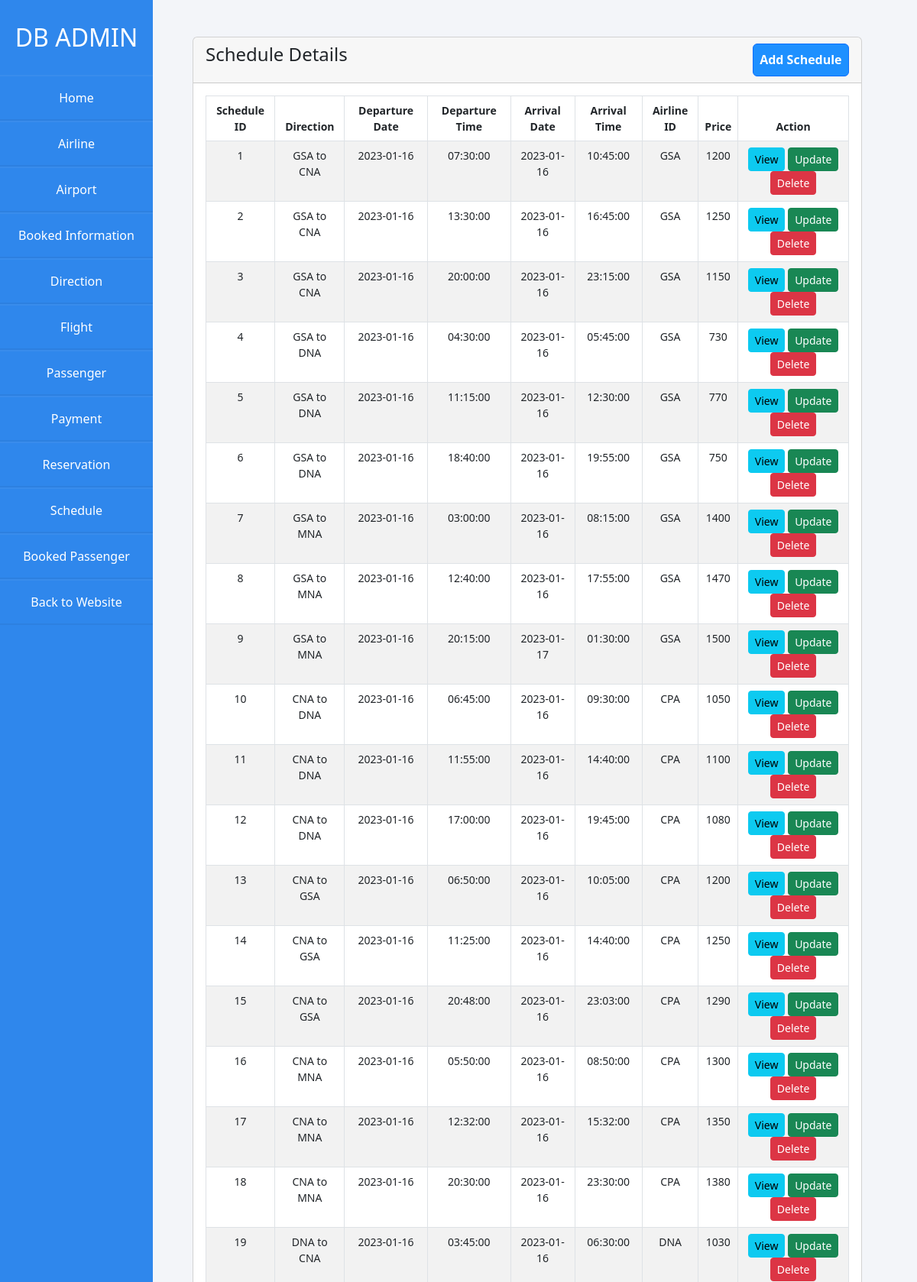
The app's page /Airlines/admin/schedule.php (upper part) with its own data.
### tables this page shows
CREATE TABLE `schedule` (
  `schedule_id` int(10) NOT NULL,
  `direction_id` int(7) NOT NULL,
  `departure_date` date NOT NULL,
  `departure_time` time NOT NULL,
  `arrival_date` date NOT NULL,
  `arrival_time` time NOT NULL,
  `airline_id` char(3) NOT NULL,
  `price` int(11) NOT NULL
);

CREATE TABLE `direction` (
  `direction_id` int(10) NOT NULL,
  `origin_airport_code` char(3) NOT NULL,
  `destination_airport_code` char(3) NOT NULL,
  `location` varchar(255) NOT NULL
);

### Airlines/admin/schedule.php (the view, shortened to what this page needs)
<?php
  require 'dbcon.php';
?>
<!doctype html>
<html lang="en">
  <head>
    <link href="https://cdn.jsdelivr.net/npm/bootstrap@5.2.0-beta1/dist/css/bootstrap.min.css" rel="stylesheet">
    <link rel="stylesheet" href="css/styles.css">
  </head>
  <body>
    <div class="wrapper">
      <div class="sidebar">
        <h2>DB Admin</h2>
        <li><a href="admin.php">Home</a></li>
        <li><a href="airline.php">Airline</a></li>
        <li><a href="airport.php">Airport</a></li>
        <li><a href="booked-information.php">Booked Information</a></li>
        <li><a href="direction.php">Direction</a></li>
        <li><a href="flight.php">Flight</a></li>
        <li><a href="passenger.php">Passenger</a></li>
        <li><a href="payment.php">Payment</a></li>
        <li><a href="reservation.php">Reservation</a></li>
        <li><a href="schedule.php">Schedule</a></li>
        <li><a href="booked-passenger.php">Booked Passenger</a></li>
        <li><a href="../home.php"> Back to Website</a></li>
      </div>
    </div>
    <div class="container mt-5">
      <div class="row">
        <div class="col-md-12">
          <div class="card">
            <div class="card-header">
              <h4>Schedule Details
                <a href="schedule-create.php" class="btn btn-primary float-end">Add Schedule</a>
              </h4>
            </div>
            <div class="card-body">
              <table class="table table-bordered table-striped">
                  <thead>
                      <tr>
                        <th>Schedule ID</th>
                        <th>Direction</th>
                        <th>Departure Date</th>
                        <th>Departure Time</th>
                        <th>Arrival Date</th>
                        <th>Arrival Time</th>
                        <th>Airline ID</th>
                        <th>Price</th>
                        <th>Action</th>
                      </tr>
                  </thead>
                  <tbody>
                    <?php
                      $query = "SELECT schedule.schedule_id, schedule.departure_date, schedule.departure_time, schedule.arrival_date, schedule.arrival_time, schedule.airline_id, schedule.price, direction.origin_airport_code, direction.destination_airport_code from schedule left join direction on schedule.direction_id = direction.direction_id";
                      $query_run = mysqli_query($con, $query);
                      if(mysqli_num_rows($query_run) > 0){
                        foreach($query_run as $schedule){
                          ?>
                          <tr>
                            <td><?= $schedule['schedule_id']; ?></td>
                            <td><?= $schedule['origin_airport_code']; ?> to <?= $schedule['destination_airport_code']; ?></td>
                            <td><?= $schedule['departure_date']; ?></td>
                            <td><?= $schedule['departure_time']; ?></td>
                            <td><?= $schedule['arrival_date']; ?></td>
                            <td><?= $schedule['arrival_time']; ?></td>
                            <td><?= $schedule['airline_id']; ?></td>
                            <td><?= $schedule['price']; ?></td>
                            <td>
                              <a href="schedule-view.php?schedule_id=<?= $schedule['schedule_id']; ?>" class="btn btn-info btn-sm">View</a>
                              <a href="schedule-update.php?schedule_id=<?= $schedule['schedule_id']; ?>" class="btn btn-success btn-sm">Update</a>
                              <form action="code.php" method='POST' class="d-inline">
                                <button type="submit" name="delete_schedule" value="<?=$schedule['schedule_id']; ?>" class="btn btn-danger btn-sm">Delete</a>
                              </form>
                            </td>
                          </tr>
                          <?php
                        }
                      }
                      else{
                        echo '<h5>No Record Found </h5>';
                      }
                    ?>
                  </tbody>
              </table>
            </div>
          </div>
        </div>
      </div>
    </div>
  </body>
</html>

### Airlines/admin/css/styles.css (style rules this page uses)
* { margin: 0; padding: 0; box-sizing: border-box; list-style: none; text-decoration: none; }
body { background: #f3f5f9; min-width: 960px; }
.wrapper { width: 20%; min-width: 200px; max-width: 250px; display: flex; position: relative; }
.container { max-width: 75%; margin-left: 20%; }
.wrapper .sidebar { position: fixed; width: 200px; height: 100%; background: rgb(47, 135, 236); padding: 30px 0; overflow-x: scroll; overflow-y: none; }
.wrapper .sidebar h2 { color: #fff; text-transform: uppercase; text-align: center; margin-bottom: 30px; }
.wrapper .sidebar li { padding: 1rem; border-bottom: 2.5px solid rgba(0, 0, 0, 0.05); border-top: 2.5px solid rgba(225, 225, 225, 0.05); }
.wrapper .sidebar li a { color: #fff; display: block; text-align: center; list-style: none; text-decoration: none; }
.row { --bs-gutter-x: 1.5rem; --bs-gutter-y: 0; display: flex; flex-wrap: wrap; margin-top: calc(-1 * var(--bs-gutter-y)); margin-right: calc(-.5 * var(--bs-gutter-x)); }
.card-header { padding: var(--bs-card-cap-padding-y) var(--bs-card-cap-padding-x); margin-bottom: 0; color: var(--bs-card-cap-color); background-color: var(--bs-card-cap-bg); border-bottom: var(--bs-card-border-width) solid var(--bs-card-border-color); }
.table { --bs-table-color: var(--bs-body-color); --bs-table-bg: transparent; --bs-table-border-color: var(--bs-border-color); --bs-table-accent-bg: transparent; --bs-table-striped-color: var(--bs-body-color); --bs-table-striped-bg: rgba(0, 0, 0, 0.05); --bs-table-active-color: var(--bs-body-color); --bs-table-active-bg: rgba(0, 0, 0, 0.1); --bs-table-hover-color: var(--bs-body-color); --bs-table-hover-bg: rgba(0, 0, 0, 0.075); width: 100%; font-size: 14px; text-align: center; margin-bottom: 1rem; color: var(--bs-table-color); vertical-align: top; border-color: var(--bs-table-border-color); }
.btn-primary { background-color: #1e90ff; padding: 1%; color: white; text-decoration: none; font-weight: bold; }

### records on screen
schedule: schedule "1", direction.origin_airport_code "GSA", direction.destination_airport_code "CNA", departure_date "2023-01-16", departure_time "07:30:00", arrival_date "2023-01-16", arrival_time "10:45:00", airline "GSA", price "1200"
schedule: schedule "2", direction.origin_airport_code "GSA", direction.destination_airport_code "CNA", departure_date "2023-01-16", departure_time "13:30:00", arrival_date "2023-01-16", arrival_time "16:45:00", airline "GSA", price "1250"
schedule: schedule "3", direction.origin_airport_code "GSA", direction.destination_airport_code "CNA", departure_date "2023-01-16", departure_time "20:00:00", arrival_date "2023-01-16", arrival_time "23:15:00", airline "GSA", price "1150"
schedule: schedule "4", direction.origin_airport_code "GSA", direction.destination_airport_code "DNA", departure_date "2023-01-16", departure_time "04:30:00", arrival_date "2023-01-16", arrival_time "05:45:00", airline "GSA", price "730"
schedule: schedule "5", direction.origin_airport_code "GSA", direction.destination_airport_code "DNA", departure_date "2023-01-16", departure_time "11:15:00", arrival_date "2023-01-16", arrival_time "12:30:00", airline "GSA", price "770"
schedule: schedule "6", direction.origin_airport_code "GSA", direction.destination_airport_code "DNA", departure_date "2023-01-16", departure_time "18:40:00", arrival_date "2023-01-16", arrival_time "19:55:00", airline "GSA", price "750"
schedule: schedule "7", direction.origin_airport_code "GSA", direction.destination_airport_code "MNA", departure_date "2023-01-16", departure_time "03:00:00", arrival_date "2023-01-16", arrival_time "08:15:00", airline "GSA", price "1400"
schedule: schedule "8", direction.origin_airport_code "GSA", direction.destination_airport_code "MNA", departure_date "2023-01-16", departure_time "12:40:00", arrival_date "2023-01-16", arrival_time "17:55:00", airline "GSA", price "1470"
schedule: schedule "9", direction.origin_airport_code "GSA", direction.destination_airport_code "MNA", departure_date "2023-01-16", departure_time "20:15:00", arrival_date "2023-01-17", arrival_time "01:30:00", airline "GSA", price "1500"
schedule: schedule "10", direction.origin_airport_code "CNA", direction.destination_airport_code "DNA", departure_date "2023-01-16", departure_time "06:45:00", arrival_date "2023-01-16", arrival_time "09:30:00", airline "CPA", price "1050"
schedule: schedule "11", direction.origin_airport_code "CNA", direction.destination_airport_code "DNA", departure_date "2023-01-16", departure_time "11:55:00", arrival_date "2023-01-16", arrival_time "14:40:00", airline "CPA", price "1100"
schedule: schedule "12", direction.origin_airport_code "CNA", direction.destination_airport_code "DNA", departure_date "2023-01-16", departure_time "17:00:00", arrival_date "2023-01-16", arrival_time "19:45:00", airline "CPA", price "1080"
schedule: schedule "13", direction.origin_airport_code "CNA", direction.destination_airport_code "GSA", departure_date "2023-01-16", departure_time "06:50:00", arrival_date "2023-01-16", arrival_time "10:05:00", airline "CPA", price "1200"
schedule: schedule "14", direction.origin_airport_code "CNA", direction.destination_airport_code "GSA", departure_date "2023-01-16", departure_time "11:25:00", arrival_date "2023-01-16", arrival_time "14:40:00", airline "CPA", price "1250"
schedule: schedule "15", direction.origin_airport_code "CNA", direction.destination_airport_code "GSA", departure_date "2023-01-16", departure_time "20:48:00", arrival_date "2023-01-16", arrival_time "23:03:00", airline "CPA", price "1290"
schedule: schedule "16", direction.origin_airport_code "CNA", direction.destination_airport_code "MNA", departure_date "2023-01-16", departure_time "05:50:00", arrival_date "2023-01-16", arrival_time "08:50:00", airline "CPA", price "1300"
schedule: schedule "17", direction.origin_airport_code "CNA", direction.destination_airport_code "MNA", departure_date "2023-01-16", departure_time "12:32:00", arrival_date "2023-01-16", arrival_time "15:32:00", airline "CPA", price "1350"
schedule: schedule "18", direction.origin_airport_code "CNA", direction.destination_airport_code "MNA", departure_date "2023-01-16", departure_time "20:30:00", arrival_date "2023-01-16", arrival_time "23:30:00", airline "CPA", price "1380"
schedule: schedule "19", direction.origin_airport_code "DNA", direction.destination_airport_code "CNA", departure_date "2023-01-16", departure_time "03:45:00", arrival_date "2023-01-16", arrival_time "06:30:00", airline "DNA", price "1030"
